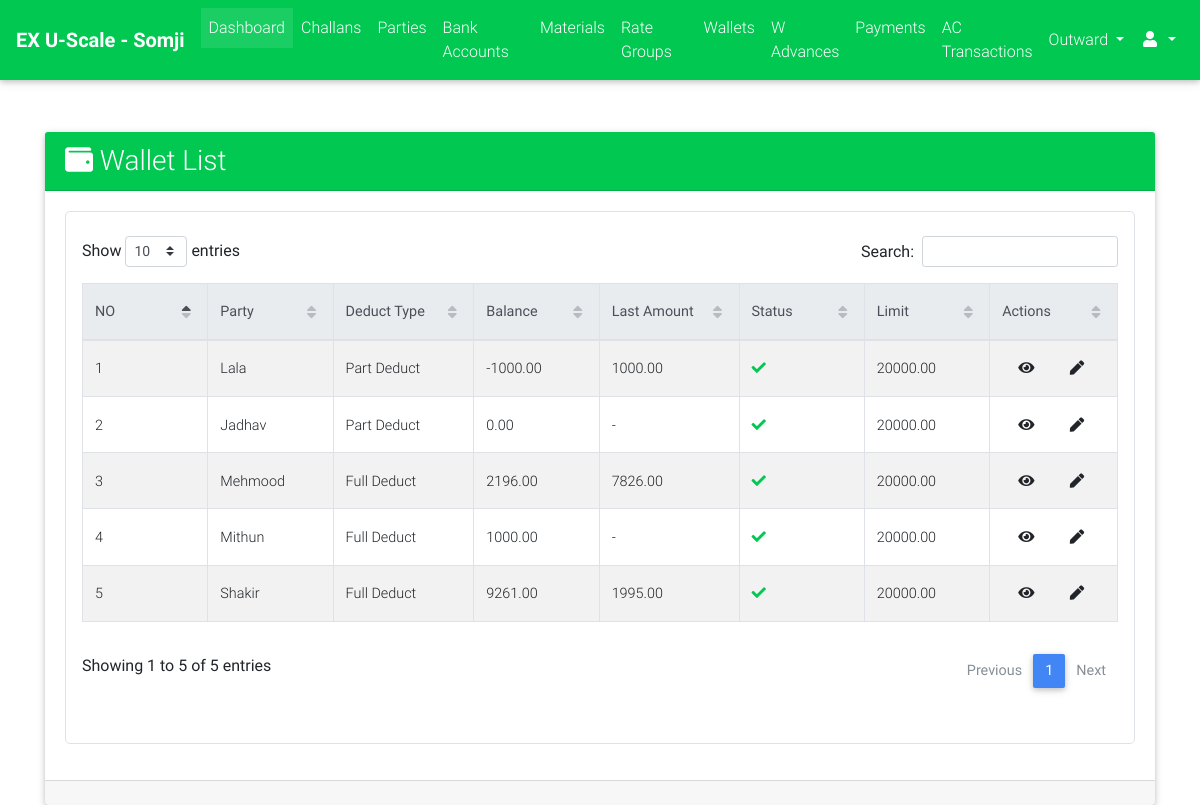
The page /cms_admin/wallets/list/ (signed in) on the database its author committed.
### parties/models.py (models this page shows, shortened)
class Wallet(models.Model):
    DEDUCT_TYPE_CHOICES = (("FD", "Full Deduct"), ("PD", "Part Deduct"), ("FXD", "Fix Deduct"))
    party = models.ForeignKey(Party, on_delete=models.CASCADE)
    balance = models.DecimalField(max_digits=9, decimal_places=2, default=Decimal(0.00))
    upper_limit = models.DecimalField(max_digits=9, decimal_places=2, default=20000.00)
    deduct_type = models.CharField(max_length=3, choices=DEDUCT_TYPE_CHOICES)
    fixed_amount = models.DecimalField(max_digits=7, decimal_places=2, blank=True, null=True)
    is_active = models.BooleanField(default=True)
    @property
    def get_absolute_url(self):
        return reverse_lazy("parties:wallet_detail", kwargs={"id": self.id})
    @property
    def get_admin_update_url(self):
        return reverse_lazy("cms_admin:wallet_update", kwargs={"id": self.id})

class Party(models.Model):
    RATE_TYPE_CHOICES = (("GR", "Group Rate"), ("IR", "Individual Rate"))
    rate_type = models.CharField(max_length=2, choices=RATE_TYPE_CHOICES)
    rate_group = models.ForeignKey("rates.RateGroup", on_delete=models.PROTECT, blank=True, null=True)
    name = models.CharField(max_length=128)
    party_code = models.CharField(max_length=32, blank=True)
    address = models.TextField(blank=True)
    phone = models.CharField(max_length=13)
    whatsapp = models.CharField(max_length=13, blank=True)
    email = models.EmailField(blank=True, null=True)
    extra_info = models.TextField(blank=True)
    is_wallet_party = models.BooleanField(default=False)
    is_active = models.BooleanField(default=True)
    @property
    def get_display_text(self):
        return self.name
    class Meta:
        verbose_name = "Party"
        verbose_name_plural = "Parties"

### payments/models.py (models this page shows, shortened)
class WalletTransaction(models.Model):
    payment = models.ForeignKey("Payment", on_delete=models.CASCADE)
    wallet = models.ForeignKey("parties.Wallet", on_delete=models.CASCADE)
    amount = models.DecimalField(max_digits=9, decimal_places=2, default=Decimal(0.00))
    created_on = models.DateTimeField(auto_now_add=True)
    deducted_amount = models.DecimalField(max_digits=9, decimal_places=2, default=Decimal(0.00))
    previous_balance = models.DecimalField(max_digits=8, decimal_places=2, blank=True, null=True)

### cms_admin/views.py (the view)
class WalletListView(ExecutiveRequiredMixin, ListView):
    model = Wallet
    context_object_name = "wallets"
    template_name = "cms_admin/wallets/list.html"
    ordering = "-id"

### cms_admin/views.py (called while the page is built)
    def test_func(self):
        return self.request.user.is_superuser or self.request.user.is_staff

### cms_admin/templates/cms_admin/wallets/list.html (shortened to what this page needs)
{% extends "cms_admin/base.html" %}
{% load crispy_forms_tags %}
{% load static %}
{% block custom_links %}
    <link href="{% static "css/addons/datatables.min.css" %}" rel="stylesheet">
    <link href="{% static "css/addons/datatables-select.min.css" %}" rel="stylesheet">
{% endblock %}
{% block content %}
    <br><br>
    <div class="container">
        <div class="card">
            <div class="card-header bg-success font-weight-bold white-text">
                <div class="row">
                    <div class="col-lg-12 m-auto">
                        <h3 class="m-auto"><i class="fa fa-wallet"></i> Wallet List</h3>
                    </div>
                </div>
            </div>
            <div class="card-body">
                 <div class="table p-3 border" style="border-radius: 5px">
                     <table id="dt-basic-checkbox" class="table table-striped table-bordered" cellspacing="0" width="100%">
                         <thead class="thead-light">
                            <th class="th-sm">NO</th>
                            <th class="th-sm">Party</th>
                            <th class="th-sm">Deduct Type</th>
                            <th class="th-sm">Balance</th>
                            <th class="th-sm">Last Amount</th>
                            <th class="th-sm">Status</th>
                            <th class="th-sm">Limit</th>
                            <th class="th-sm">Actions</th>
                         </thead>
                         <tbody>
                             {% if wallets %}
                                 {% for wallet in wallets %}
                                     <tr>
                                        <td>{{ forloop.counter }}</td>
                                         <td>{{ wallet.party.get_display_text }}</td>
                                        <td>{{ wallet.get_deduct_type_display }}{% if wallet.deduct_type == "FXD" %} ({{ wallet.fixed_amount }}){% endif %}</td>
                                        <td>{{ wallet.balance }}</td>
                                        <td>{{ wallet.wallettransaction_set.last.amount|default:"-" }}</td>
                                        <td>
                                            {% if wallet.is_active %}
                                                <i class="fa fa-check text-success"></i>
                                            {% else %}
                                                <i class="fa fa-times text-danger"></i>
                                            {% endif %}
                                        </td>
                                        <td>{{ wallet.upper_limit }}</td>
                                        <td class="m-auto">
                                            <a class="m-3" href="{{ wallet.get_absolute_url }}"><i class="fa fa-eye"></i></a>
                                            {% if user.is_staff or user.is_superuser %}
                                                <a class="m-3" href="{{ wallet.get_admin_update_url }}"><i class="fa fa-pen"></i></a>
                                            {% endif %}
                                        </td>
                                     </tr>
                                 {% endfor %}
                             {% else %}
                                 <span class="text-black-50 font-weight-bold">No Wallets Found</span>
                             {% endif %}
                         </tbody>
                    </table>
                 </div>
            </div>
            <div class="card-footer">
            </div>
        </div>
    </div>
{% endblock %}

### rows shown on the page
Wallet: party.get_display_text "Lala", deduct_type "Part Deduct", balance "-1000.00", wallettransaction_set.last.amount "1000.00", is_active True (drawn), upper_limit "20000.00"
Wallet: party.get_display_text "Jadhav", deduct_type "Part Deduct", balance "0.00", wallettransaction_set.last.amount "-", is_active True (drawn), upper_limit "20000.00"
Wallet: party.get_display_text "Mehmood", deduct_type "Full Deduct", balance "2196.00", wallettransaction_set.last.amount "7826.00", is_active True (drawn), upper_limit "20000.00"
Wallet: party.get_display_text "Mithun", deduct_type "Full Deduct", balance "1000.00", wallettransaction_set.last.amount "-", is_active True (drawn), upper_limit "20000.00"
Wallet: party.get_display_text "Shakir", deduct_type "Full Deduct", balance "9261.00", wallettransaction_set.last.amount "1995.00", is_active True (drawn), upper_limit "20000.00"
